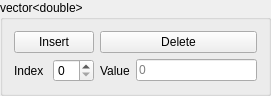
<?xml version="1.0" encoding="UTF-8"?>
<ui version="4.0">
 <class>FloatArrayFrame</class>
 <widget class="QGroupBox" name="FloatArrayFrame">
  <property name="geometry">
   <rect>
    <x>0</x>
    <y>0</y>
    <width>271</width>
    <height>84</height>
   </rect>
  </property>
  <property name="windowTitle">
   <string>GroupBox</string>
  </property>
  <property name="title">
   <string>vector&lt;double&gt;</string>
  </property>
  <property name="alignment">
   <set>Qt::AlignLeading|Qt::AlignLeft|Qt::AlignTop</set>
  </property>
  <layout class="QGridLayout" name="gridLayout">
   <item row="0" column="0">
    <widget class="QPushButton" name="btn_insert">
     <property name="statusTip">
      <string>Insert a new value</string>
     </property>
     <property name="text">
      <string>Insert</string>
     </property>
    </widget>
   </item>
   <item row="0" column="1">
    <widget class="QPushButton" name="btn_delete">
     <property name="statusTip">
      <string>Delete selected value</string>
     </property>
     <property name="text">
      <string>Delete</string>
     </property>
    </widget>
   </item>
   <item row="1" column="0">
    <layout class="QHBoxLayout" name="horizontalLayout">
     <item>
      <widget class="QLabel" name="label">
       <property name="text">
        <string>Index</string>
       </property>
      </widget>
     </item>
     <item>
      <widget class="QSpinBox" name="spin_index">
       <property name="statusTip">
        <string>Select an element</string>
       </property>
      </widget>
     </item>
    </layout>
   </item>
   <item row="1" column="1">
    <layout class="QHBoxLayout" name="horizontalLayout_2">
     <item>
      <widget class="QLabel" name="label_2">
       <property name="text">
        <string>Value</string>
       </property>
      </widget>
     </item>
     <item>
      <widget class="QLineEdit" name="edit_value">
       <property name="statusTip">
        <string>Edit the selected value</string>
       </property>
       <property name="maxLength">
        <number>20</number>
       </property>
       <property name="placeholderText">
        <string>0</string>
       </property>
      </widget>
     </item>
    </layout>
   </item>
  </layout>
 </widget>
 <resources/>
 <connections>
  <connection>
   <sender>btn_insert</sender>
   <signal>clicked()</signal>
   <receiver>FloatArrayFrame</receiver>
   <slot>Insert()</slot>
   <hints>
    <hint type="sourcelabel">
     <x>49</x>
     <y>30</y>
    </hint>
    <hint type="destinationlabel">
     <x>6</x>
     <y>36</y>
    </hint>
   </hints>
  </connection>
  <connection>
   <sender>btn_delete</sender>
   <signal>clicked()</signal>
   <receiver>FloatArrayFrame</receiver>
   <slot>Delete()</slot>
   <hints>
    <hint type="sourcelabel">
     <x>231</x>
     <y>34</y>
    </hint>
    <hint type="destinationlabel">
     <x>250</x>
     <y>8</y>
    </hint>
   </hints>
  </connection>
  <connection>
   <sender>spin_index</sender>
   <signal>valueChanged(int)</signal>
   <receiver>FloatArrayFrame</receiver>
   <slot>IndexChanged(int)</slot>
   <hints>
    <hint type="sourcelabel">
     <x>59</x>
     <y>67</y>
    </hint>
    <hint type="destinationlabel">
     <x>82</x>
     <y>80</y>
    </hint>
   </hints>
  </connection>
  <connection>
   <sender>edit_value</sender>
   <signal>textChanged(QString)</signal>
   <receiver>FloatArrayFrame</receiver>
   <slot>ValueChanged(QString)</slot>
   <hints>
    <hint type="sourcelabel">
     <x>184</x>
     <y>56</y>
    </hint>
    <hint type="destinationlabel">
     <x>204</x>
     <y>78</y>
    </hint>
   </hints>
  </connection>
 </connections>
 <slots>
  <slot>Insert()</slot>
  <slot>Delete()</slot>
  <slot>IndexChanged(int)</slot>
  <slot>ValueChanged(QString)</slot>
 </slots>
</ui>
